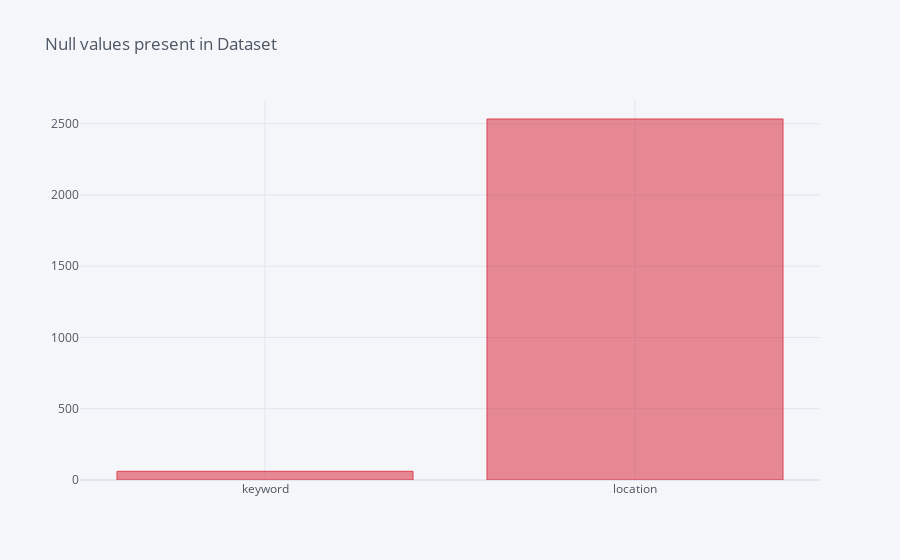

Notebook source saved alongside this figure:
### Code cell
cf.set_config_file(offline=False, world_readable=True)
missing = df_train.isnull().sum()  
missing[missing>0].iplot(kind='bar',title='Null values present in Dataset', color=['red'])
plt.show()

### Figure 1 — Plotly figure (JSON) as saved in the notebook; plotly's stock layout.template omitted (floating-point values rounded to 4 significant figures)
{"data": [{"marker": {"color": "rgba(219, 64, 82, 0.6)", "line": {"color": "rgba(219, 64, 82, 1.0)", "width": 1}}, "name": "None", "orientation": "v", "text": "", "type": "bar", "x": ["keyword", "location"], "y": [61, 2533]}], "layout": {"legend": {"bgcolor": "#F5F6F9", "font": {"color": "#4D5663"}}, "paper_bgcolor": "#F5F6F9", "plot_bgcolor": "#F5F6F9", "title": {"font": {"color": "#4D5663"}, "text": "Null values present in Dataset"}, "xaxis": {"gridcolor": "#E1E5ED", "showgrid": true, "tickfont": {"color": "#4D5663"}, "title": {"font": {"color": "#4D5663"}, "text": ""}, "zerolinecolor": "#E1E5ED"}, "yaxis": {"gridcolor": "#E1E5ED", "showgrid": true, "tickfont": {"color": "#4D5663"}, "title": {"font": {"color": "#4D5663"}, "text": ""}, "zerolinecolor": "#E1E5ED"}}}
